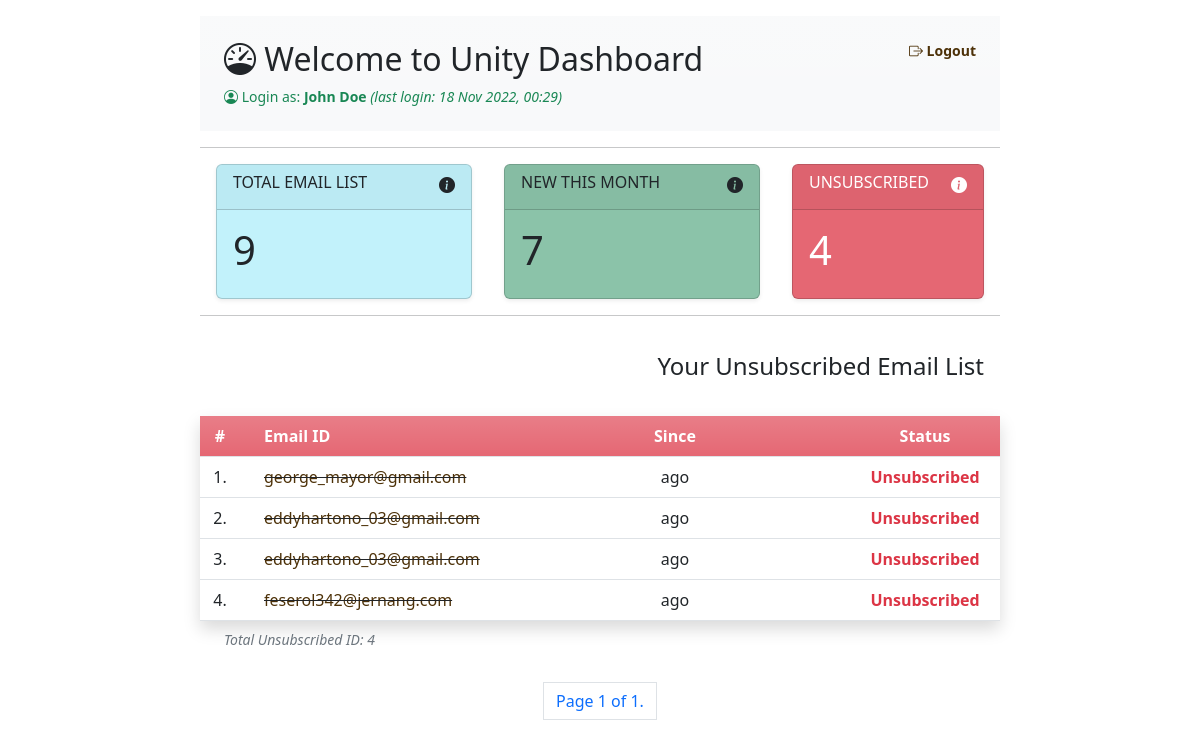
Screenshot of /dashboard/unsubs/ (signed in) with the database file from the repository.
### unity/models.py (models this page shows)
class CustomUser(AbstractUser):
    email = models.EmailField(verbose_name = 'Email', unique=True)
    USERNAME_FIELD = 'email'
    REQUIRED_FIELDS = ['first_name', 'last_name','username']

### api/models.py (models this page shows, shortened)
class emailList(models.Model):
    email = models.EmailField(verbose_name = "Buyer's email")
    subscribe = models.BooleanField(verbose_name = "Subscribe", default=True)
    date_action = models.DateTimeField(verbose_name = "Subscribed Date", auto_now=True)
    @property
    def duration_subs(self):
        now = datetime.datetime.utcnow()
        duration = now - self.date_action.replace(tzinfo=None)
        return format_timespan(duration,detailed=False,max_units=1)
    class Meta:
        verbose_name_plural = "Email List"

### unity/views.py (the view)
# urls.py: path('unsubs/', SellerUnsubs.as_view(), name='unsubs_list'),
class SellerUnsubs(LoginRequiredMixin,ContextMixin,ListView):
    template_name = 'unity/partials/unsubscribe.html'
    queryset = emailList.objects.filter(subscribe = False).order_by('-date_action')

### unity/views.py (called while the page is built)
    def get_context_data(self, **kwargs):
        context = super(ContextMixin, self).get_context_data(**kwargs)
        context["title"] = 'Welcome To Seller Dashboard'
        context["email_list"] = emailList.objects.filter(subscribe = True).order_by('-date_action').count()
        context["total_subs_this_month"] = emailList.objects.filter(subscribe = True, date_action__month = this_month).order_by('-date_action').count()
        context["total_unsubs"] = emailList.objects.filter(subscribe = False).order_by('-date_action').count()
        return context

### unity/templates/unity/partials/unsubscribe.html (shortened to what this page needs)
{% extends 'unity/dashboard.html' %}
{% block detail %}
<div class='fs-4 fw-light p-3 text-end'>Your Unsubscribed Email List</div>
<div class='table-responsive-sm mt-3 mx-3 mx-md-0 rounded-2'>
    <table class='table shadow'>
        <thead class='text-center bg-danger text-white bg-opacity-75 bg-gradient'>
            <tr>
                <th width='40px'>#</th>
                <th class='text-start ps-4'>Email ID</th>
                <th width='350px'>Since</th>
                <th width='150px'>Status</th>
            </tr>
        </thead>
        <tbody>
            {% if object_list %}
                {% for email in object_list %}
                <tr>
                    <td class='text-center'>{{ forloop.counter0|add:page_obj.start_index }}.</td>
                    <td class='ps-4 {% if not email.subscribe %}text-decoration-line-through{% endif %}'><a href="#" class='link'>{{email.email}}</a></td>
                    <td class='text-center'>{{email.duration_subs}} ago </td>
                    <td class='text-center {% if not email.subscribe %}fw-bold text-danger{% endif %}'>Unsubscribed</td>
                </tr>
                {% endfor %}
            {% else %}
                <tr><td colspan='4' class='text-center fw-bolder fst-italic'> No Data at the moment</td></tr>
            {% endif %}
        </tbody>
        <caption class='fst-italic ps-4 small'>Total Unsubscribed ID: {{total_unsubs}}</caption>
    </table>
</div>
<div class="small fw-light text-dark mt-4">
    <nav aria-label="Page navigation">
    <ul class="pagination justify-content-center">
        <li class=" page-link">Page {{ page_obj.number }} of {{ page_obj.paginator.num_pages }}.</li>
    </ul>
    </nav>
</div>
{% endblock %}

### unity/templates/unity/dashboard.html
{% extends 'base.html' %}
{% load static %}
{% block content %}
<div class='mx-auto col col-md-8'>
    <div class='bg-light bg-gradient p-4 my-md-3 my-0 d-md-flex justify-content-between'>
            <div class='small text-center text-md-start'>
                <h2 class='fw-light'><i class="bi bi-speedometer"></i> Welcome to Unity Dashboard</h2>
                <span class='text-success'>
                <i class="bi bi-person-circle"></i> Login as: <span class='fw-bold'>{{request.user.first_name}} {{request.user.last_name}}</span> <span class='fw-light fst-italic'>(last login: {{request.user.last_login|date:'d M Y, H:i'}})</span>
                </span>
            </div>
            <div class='fw-bolder small text-center mt-4 mt-md-0'>
                <a href="{% url 'seller_logout' %}" class='link'><i class="bi bi-box-arrow-right"></i> Logout</a>
            </div>
    </div>
    <hr/>
    <div class='d-flex flex-lg-row flex-column justify-content-between px-3'>
        <div class="col col-lg-4 card shadow-sm bg-info bg-opacity-25">
            <div class='d-flex justify-content-between card-header'>
                <h6 class="text-start">TOTAL EMAIL LIST</h6><a href="{% url 'unity:all_list' %}" class='invoice text-dark fs-6'><i class="bi bi-info-circle-fill text-end"></i></a>
            </div>
            <div class="card-body">
            <h1 class="card-title">{% if email_list %}{{email_list}}{% else %} 0 {% endif %}</h1>
            </div>
        </div>
        <div class="col col-lg-4 my-2 my-lg-0 card shadow-sm bg-success bg-opacity-50">
            <div class='d-flex justify-content-between card-header'>
                <h6 class="text-start">NEW THIS MONTH</h6><a href="{% url 'unity:new_subs_list' %}" class='invoice text-dark fs-6'><i class="bi bi-info-circle-fill text-end"></i></a>
            </div>
            <div class="card-body">
            <h1 class="card-title">{% if total_subs_this_month %}{{total_subs_this_month}}{% else %} 0 {% endif %}</h1>
            </div>
        </div>
        <div class="col col-lg-3 card shadow-sm bg-danger text-white bg-opacity-75">
            <div class='d-flex justify-content-between card-header'>
                <h6 class="text-start">UNSUBSCRIBED</h6><a href="{% url 'unity:unsubs_list' %}" class='invoice text-white fs-6'><i class="bi bi-info-circle-fill text-end"></i></a>
            </div>
            <div class="card-body">
            <h1 class="card-title">{% if total_unsubs %}{{total_unsubs}}{% else %} 0 {% endif %}</h1>
            </div>
        </div>
    </div>
    <hr/>
    {% block detail %}{% endblock %}
</div>
{% endblock %}

### static/css/stylesheet.css (style rules this page uses)
.link { color: #4d3108; text-decoration: none; }

### rows the page displays
CustomUser: user.first_name "John", user.last_name "Doe", user.last_login "18 Nov 2022, 00:29"
emailList: email "george_mayor@gmail.com"
emailList: email "eddyhartono_03@gmail.com"
emailList: email "eddyhartono_03@gmail.com"
emailList: email "feserol342@jernang.com"

### other values shown
{{ email_list }} "9"
{{ total_subs_this_month }} "7"
{{ total_unsubs }} "4"
{{ page_obj.number }} "1"
{{ page_obj.paginator.num_pages }} "1"
